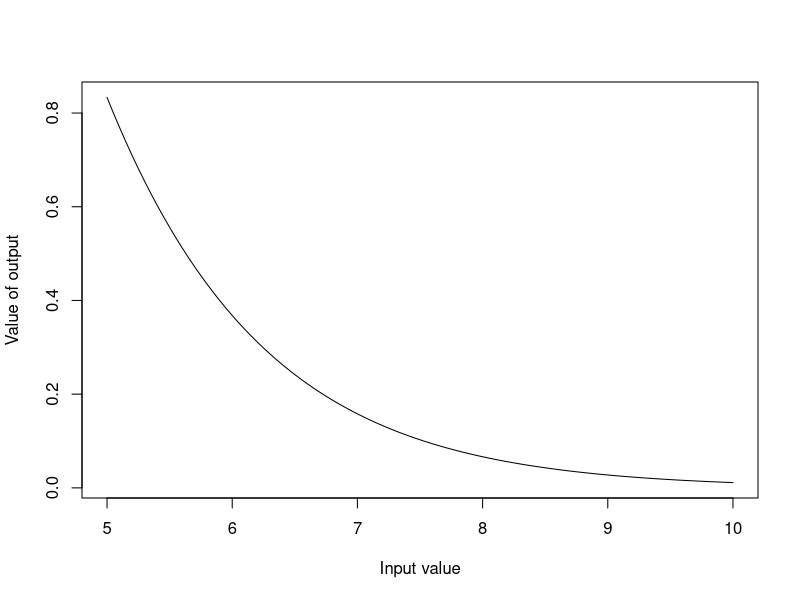
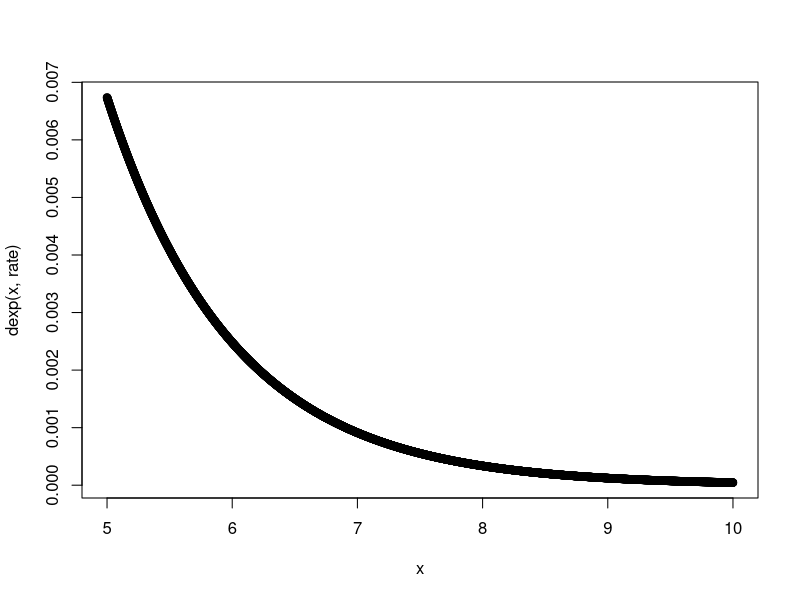
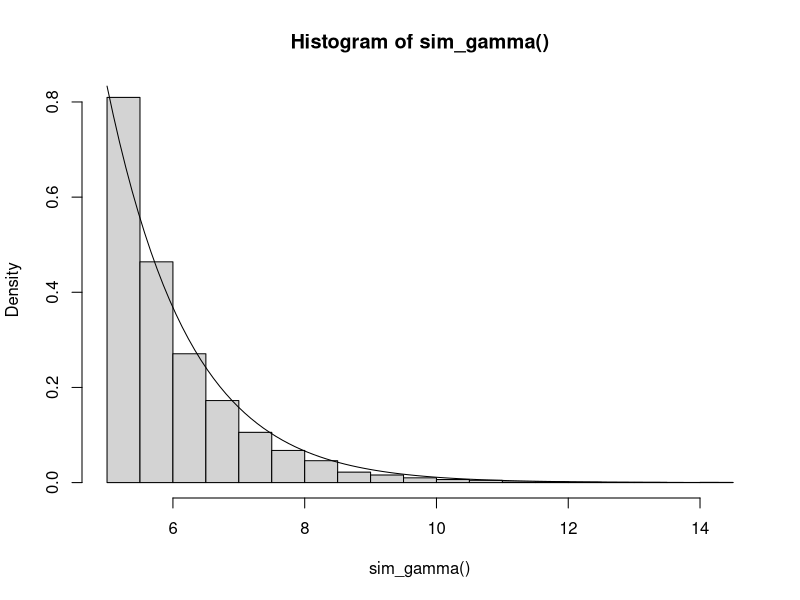

R code for these plots, in order:
#Monte Carlo Integration- Integration by Simulation-------------------------
#Defining our target pdf(density function to integrate) --------------------------
install.packages("ggplot2")
library(ggplot2)

target_pdf<-function(x){
  (x*exp(-x))/(6*exp(-5))
}

#Defining proposal pdf (density that we sample from a compare to target)--
proposal_pdf<- function(x){
  5 + rexp(1, rate = 1)
}
#Graphing our target probability density function 
curve(target_pdf(x), from = 5, to =10, 
      xlab = "Input value",
      ylab = "Value of output")

rate <- 1
x<- seq(5,10,0.001)
plot(x,  dexp(x,rate), lwd = 1)




sim_gamma<-function(){
  set.seed(123)
  n<-5000
  sample_y<-numeric(n)
  count<-0
  while(count<n) {
    y<-proposal_pdf(1)
    #uniform comparison
    u<- runif(1,0,1)
    #accept or reject criteria
    
    if( u <target_pdf(y)/proposal_pdf(y))
      count<- count +1
    sample_y[count]<-y
    
  }
  return(sample_y)
}

#Combined 
hist(sim_gamma(), freq = FALSE)
curve(target_pdf(x), add = TRUE)
